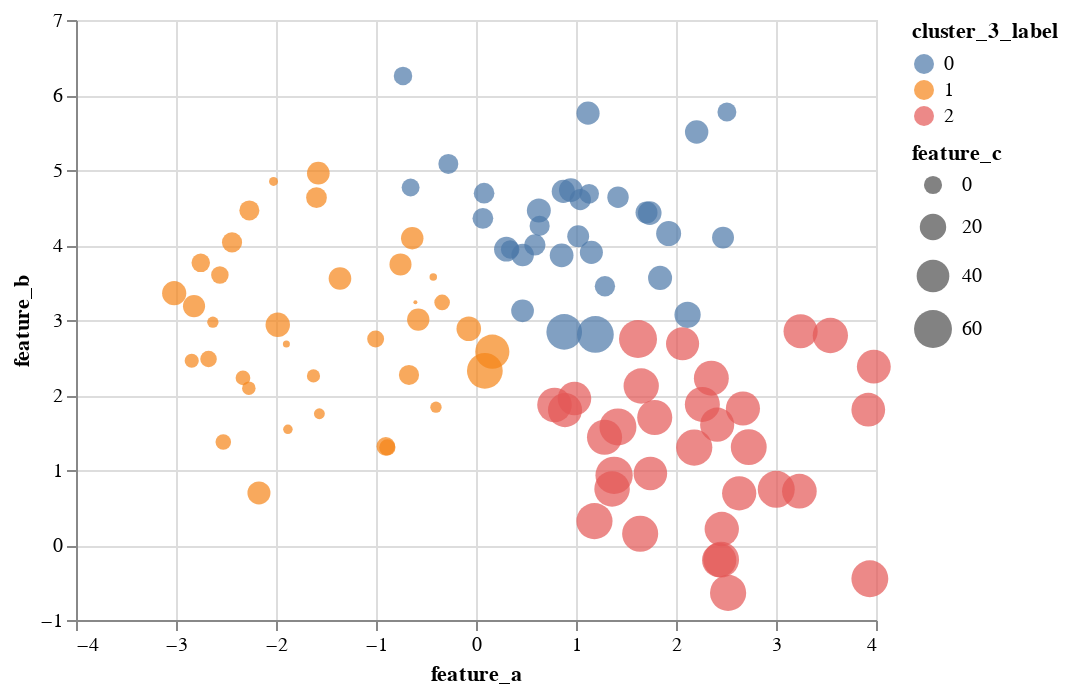

Notebook cell for this chart:
### Code cell
# Looks like feature_c is a determining factor in cluster membership, let's combine these:

alt.Chart(data).mark_circle().encode(
    x='feature_a',
    y='feature_b',
    color='cluster_3_label:N',
    size='feature_c'
)

### Figure 1 — Vega-Lite specification as saved in the notebook (floating-point values rounded to 4 significant figures)
{"config": {"view": {"continuousWidth": 400, "continuousHeight": 300}}, "data": {"name": "data-f8f5c1dab589384a2470c63277bb1946"}, "mark": "circle", "encoding": {"color": {"type": "nominal", "field": "cluster_3_label"}, "size": {"type": "quantitative", "field": "feature_c"}, "x": {"type": "quantitative", "field": "feature_a"}, "y": {"type": "quantitative", "field": "feature_b"}}, "$schema": "https://vega.github.io/schema/vega-lite/v4.8.1.json", "datasets": {"data-f8f5c1dab589384a2470c63277bb1946": [{"feature_a": 2.632, "feature_b": 0.6894, "feature_c": 45.57, "cluster_3_label": 2, "cluster_4_label": 0}, {"feature_a": 0.0808, "feature_b": 4.691, "feature_c": 5.274, "cluster_3_label": 0, "cluster_4_label": 1}, {"feature_a": 3.003, "feature_b": 0.7427, "feature_c": 56.15, "cluster_3_label": 2, "cluster_4_label": 0}, {"feature_a": -0.6376, "feature_b": 4.091, "feature_c": 9.54, "cluster_3_label": 1, "cluster_4_label": 1}, {"feature_a": -0.07228, "feature_b": 2.884, "feature_c": 14.9, "cluster_3_label": 1, "cluster_4_label": 1}, {"feature_a": 0.6284, "feature_b": 4.46, "feature_c": 13.23, "cluster_3_label": 0, "cluster_4_label": 2}, {"feature_a": -2.674, "feature_b": 2.48, "feature_c": -2.954, "cluster_3_label": 1, "cluster_4_label": 3}, {"feature_a": -0.5775, "feature_b": 3.005, "feature_c": 9.183, "cluster_3_label": 1, "cluster_4_label": 1}, {"feature_a": 2.728, "feature_b": 1.305, "feature_c": 51.86, "cluster_3_label": 2, "cluster_4_label": 0}, {"feature_a": 0.3419, "feature_b": 3.941, "feature_c": 0.8631, "cluster_3_label": 0, "cluster_4_label": 2}, {"feature_a": 1.705, "feature_b": 4.433, "feature_c": 8.382, "cluster_3_label": 0, "cluster_4_label": 2}, {"feature_a": 2.207, "feature_b": 5.506, "feature_c": 11.83, "cluster_3_label": 0, "cluster_4_label": 2}, {"feature_a": 2.521, "feature_b": -0.6386, "feature_c": 52.9, "cluster_3_label": 2, "cluster_4_label": 0}, {"feature_a": 2.509, "feature_b": 5.773, "feature_c": 1.585, "cluster_3_label": 0, "cluster_4_label": 2}, {"feature_a": -2.272, "feature_b": 2.091, "feature_c": -7.918, "cluster_3_label": 1, "cluster_4_label": 3}, {"feature_a": 3.923, "feature_b": 1.804, "feature_c": 43.81, "cluster_3_label": 2, "cluster_4_label": 0}, {"feature_a": -1.625, "feature_b": 2.254, "feature_c": -8.337, "cluster_3_label": 1, "cluster_4_label": 3}, {"feature_a": 0.1631, "feature_b": 2.578, "feature_c": 45.26, "cluster_3_label": 1, "cluster_4_label": 1}, {"feature_a": -1.595, "feature_b": 4.631, "feature_c": 5.496, "cluster_3_label": 1, "cluster_4_label": 1}, {"feature_a": -2.631, "feature_b": 2.97, "feature_c": -10.94, "cluster_3_label": 1, "cluster_4_label": 3}, {"feature_a": -2.171, "feature_b": 0.6945, "feature_c": 10.87, "cluster_3_label": 1, "cluster_4_label": 3}, {"feature_a": -1.566, "feature_b": 1.75, "feature_c": -11.37, "cluster_3_label": 1, "cluster_4_label": 3}, {"feature_a": -0.8868, "feature_b": 1.301, "feature_c": -3.439, "cluster_3_label": 1, "cluster_4_label": 3}, {"feature_a": 0.08848, "feature_b": 2.323, "feature_c": 51.41, "cluster_3_label": 1, "cluster_4_label": 1}, {"feature_a": 0.9845, "feature_b": 1.952, "feature_c": 43.06, "cluster_3_label": 2, "cluster_4_label": 0}, {"feature_a": 2.182, "feature_b": 1.3, "feature_c": 53.21, "cluster_3_label": 2, "cluster_4_label": 0}, {"feature_a": 1.285, "feature_b": 1.437, "feature_c": 48.93, "cluster_3_label": 2, "cluster_4_label": 0}, {"feature_a": 0.8901, "feature_b": 1.798, "feature_c": 44.99, "cluster_3_label": 2, "cluster_4_label": 0}, {"feature_a": -1.896, "feature_b": 2.679, "feature_c": -15.13, "cluster_3_label": 1, "cluster_4_label": 3}, {"feature_a": -0.7551, "feature_b": 3.741, "feature_c": 8.441, "cluster_3_label": 1, "cluster_4_label": 1}, {"feature_a": 1.12, "feature_b": 5.758, "feature_c": 11.25, "cluster_3_label": 0, "cluster_4_label": 2}, {"feature_a": 3.544, "feature_b": 2.794, "feature_c": 49.57, "cluster_3_label": 2, "cluster_4_label": 0}, {"feature_a": 1.642, "feature_b": 0.1502, "feature_c": 52.53, "cluster_3_label": 2, "cluster_4_label": 0}, {"feature_a": 2.47, "feature_b": 4.099, "feature_c": 8.182, "cluster_3_label": 0, "cluster_4_label": 2}, {"feature_a": -1.982, "feature_b": 2.935, "feature_c": 14.61, "cluster_3_label": 1, "cluster_4_label": 3}, {"feature_a": 0.8562, "feature_b": 3.862, "feature_c": 12.71, "cluster_3_label": 0, "cluster_4_label": 2}, {"feature_a": 0.8731, "feature_b": 4.714, "feature_c": 11.24, "cluster_3_label": 0, "cluster_4_label": 2}, {"feature_a": 1.381, "feature_b": 0.9295, "feature_c": 57.52, "cluster_3_label": 2, "cluster_4_label": 0}, {"feature_a": 2.412, "feature_b": 1.604, "feature_c": 45.21, "cluster_3_label": 2, "cluster_4_label": 0}, {"feature_a": -2.266, "feature_b": 4.461, "feature_c": 3.985, "cluster_3_label": 1, "cluster_4_label": 1}, {"feature_a": -0.4003, "feature_b": 1.838, "feature_c": -10.83, "cluster_3_label": 1, "cluster_4_label": 3}, {"feature_a": 2.458, "feature_b": 0.2129, "feature_c": 46.05, "cluster_3_label": 2, "cluster_4_label": 0}, {"feature_a": 2.354, "feature_b": 2.224, "feature_c": 48.16, "cluster_3_label": 2, "cluster_4_label": 0}, {"feature_a": -0.73, "feature_b": 6.255, "feature_c": 0.708, "cluster_3_label": 0, "cluster_4_label": 1}, {"feature_a": 1.131, "feature_b": 4.682, "feature_c": 3.322, "cluster_3_label": 0, "cluster_4_label": 2}, {"feature_a": 0.4666, "feature_b": 3.866, "feature_c": 9.547, "cluster_3_label": 0, "cluster_4_label": 2}, {"feature_a": 1.184, "feature_b": 0.3188, "feature_c": 52.99, "cluster_3_label": 2, "cluster_4_label": 0}, {"feature_a": 1.361, "feature_b": 0.748, "feature_c": 50.44, "cluster_3_label": 2, "cluster_4_label": 0}, {"feature_a": -2.44, "feature_b": 4.035, "feature_c": 4.114, "cluster_3_label": 1, "cluster_4_label": 1}, {"feature_a": -1.004, "feature_b": 2.746, "feature_c": -2.283, "cluster_3_label": 1, "cluster_4_label": 3}, {"feature_a": 0.6363, "feature_b": 4.254, "feature_c": 4.241, "cluster_3_label": 0, "cluster_4_label": 2}, {"feature_a": 1.419, "feature_b": 1.574, "feature_c": 56.23, "cluster_3_label": 2, "cluster_4_label": 0}, {"feature_a": 0.06897, "feature_b": 4.356, "feature_c": 5.529, "cluster_3_label": 0, "cluster_4_label": 1}, {"feature_a": 2.264, "feature_b": 1.874, "feature_c": 48.6, "cluster_3_label": 2, "cluster_4_label": 0}, {"feature_a": -2.025, "feature_b": 4.847, "feature_c": -13.44, "cluster_3_label": 1, "cluster_4_label": 1}, {"feature_a": -0.6701, "feature_b": 2.267, "feature_c": 4.248, "cluster_3_label": 1, "cluster_4_label": 3}, {"feature_a": 3.234, "feature_b": 0.7177, "feature_c": 47.13, "cluster_3_label": 2, "cluster_4_label": 0}, {"feature_a": 2.066, "feature_b": 2.684, "feature_c": 41.65, "cluster_3_label": 2, "cluster_4_label": 0}, {"feature_a": 1.022, "feature_b": 4.117, "feature_c": 8.173, "cluster_3_label": 0, "cluster_4_label": 2}, {"feature_a": 3.938, "feature_b": -0.4501, "feature_c": 55.86, "cluster_3_label": 2, "cluster_4_label": 0}, {"feature_a": 0.7848, "feature_b": 1.867, "feature_c": 46.62, "cluster_3_label": 2, "cluster_4_label": 0}, {"feature_a": -2.82, "feature_b": 3.185, "feature_c": 8.625, "cluster_3_label": 1, "cluster_4_label": 3}, {"feature_a": -2.33, "feature_b": 2.228, "feature_c": -6.057, "cluster_3_label": 1, "cluster_4_label": 3}, {"feature_a": -1.36, "feature_b": 3.553, "feature_c": 9.836, "cluster_3_label": 1, "cluster_4_label": 1}, {"feature_a": -3.018, "feature_b": 3.357, "feature_c": 13.83, "cluster_3_label": 1, "cluster_4_label": 3}, {"feature_a": 1.652, "feature_b": 2.12, "feature_c": 49.74, "cluster_3_label": 2, "cluster_4_label": 0}, {"feature_a": 1.737, "feature_b": 4.425, "feature_c": 12.41, "cluster_3_label": 0, "cluster_4_label": 2}, {"feature_a": -2.527, "feature_b": 1.373, "feature_c": -4.764, "cluster_3_label": 1, "cluster_4_label": 3}, {"feature_a": 1.744, "feature_b": 0.9538, "feature_c": 43.29, "cluster_3_label": 2, "cluster_4_label": 0}, {"feature_a": 1.926, "feature_b": 4.152, "feature_c": 15.94, "cluster_3_label": 0, "cluster_4_label": 2}, {"feature_a": -0.606, "feature_b": 3.237, "feature_c": -16.93, "cluster_3_label": 1, "cluster_4_label": 1}, {"feature_a": 3.246, "feature_b": 2.849, "feature_c": 45.21, "cluster_3_label": 2, "cluster_4_label": 0}, {"feature_a": -1.577, "feature_b": 4.957, "feature_c": 10.0, "cluster_3_label": 1, "cluster_4_label": 1}, {"feature_a": 3.978, "feature_b": 2.378, "feature_c": 44.36, "cluster_3_label": 2, "cluster_4_label": 0}, {"feature_a": 1.194, "feature_b": 2.808, "feature_c": 55.08, "cluster_3_label": 0, "cluster_4_label": 2}, {"feature_a": 2.116, "feature_b": 3.069, "feature_c": 19.56, "cluster_3_label": 0, "cluster_4_label": 2}, {"feature_a": 1.154, "feature_b": 3.902, "feature_c": 11.0, "cluster_3_label": 0, "cluster_4_label": 2}, {"feature_a": 0.3038, "feature_b": 3.944, "feature_c": 15.0, "cluster_3_label": 0, "cluster_4_label": 2}, {"feature_a": -1.881, "feature_b": 1.543, "feature_c": -12.89, "cluster_3_label": 1, "cluster_4_label": 3}, {"feature_a": 2.432, "feature_b": -0.2017, "feature_c": 45.61, "cluster_3_label": 2, "cluster_4_label": 0}, {"feature_a": -0.2765, "feature_b": 5.081, "feature_c": 3.821, "cluster_3_label": 0, "cluster_4_label": 1}, {"feature_a": 1.043, "feature_b": 4.606, "feature_c": 6.753, "cluster_3_label": 0, "cluster_4_label": 2}, {"feature_a": 1.787, "feature_b": 1.7, "feature_c": 48.65, "cluster_3_label": 2, "cluster_4_label": 0}, {"feature_a": -0.6539, "feature_b": 4.767, "feature_c": -0.4182, "cluster_3_label": 0, "cluster_4_label": 1}, {"feature_a": 0.8821, "feature_b": 2.841, "feature_c": 50.82, "cluster_3_label": 0, "cluster_4_label": 2}, {"feature_a": 1.42, "feature_b": 4.637, "feature_c": 6.998, "cluster_3_label": 0, "cluster_4_label": 2}, {"feature_a": 0.9481, "feature_b": 4.732, "feature_c": 12.38, "cluster_3_label": 0, "cluster_4_label": 2}, {"feature_a": 0.4655, "feature_b": 3.123, "feature_c": 10.18, "cluster_3_label": 0, "cluster_4_label": 2}, {"feature_a": 2.669, "feature_b": 1.82, "feature_c": 45.33, "cluster_3_label": 2, "cluster_4_label": 0}, {"feature_a": 0.5889, "feature_b": 4.001, "feature_c": 6.511, "cluster_3_label": 0, "cluster_4_label": 2}, {"feature_a": 1.62, "feature_b": 2.747, "feature_c": 60.3, "cluster_3_label": 2, "cluster_4_label": 2}, {"feature_a": 2.451, "feature_b": -0.1954, "feature_c": 51.64, "cluster_3_label": 2, "cluster_4_label": 0}, {"feature_a": -0.4272, "feature_b": 3.573, "feature_c": -14.76, "cluster_3_label": 1, "cluster_4_label": 1}, {"feature_a": -2.561, "feature_b": 3.599, "feature_c": -1.196, "cluster_3_label": 1, "cluster_4_label": 3}, {"feature_a": -2.843, "feature_b": 2.456, "feature_c": -7.006, "cluster_3_label": 1, "cluster_4_label": 3}, {"feature_a": -0.3389, "feature_b": 3.235, "feature_c": -4.664, "cluster_3_label": 1, "cluster_4_label": 1}, {"feature_a": 1.289, "feature_b": 3.45, "feature_c": 4.589, "cluster_3_label": 0, "cluster_4_label": 2}, {"feature_a": 1.841, "feature_b": 3.562, "feature_c": 13.47, "cluster_3_label": 0, "cluster_4_label": 2}, {"feature_a": -0.9017, "feature_b": 1.316, "feature_c": 1.005, "cluster_3_label": 1, "cluster_4_label": 3}, {"feature_a": -2.752, "feature_b": 3.762, "feature_c": 0.7559, "cluster_3_label": 1, "cluster_4_label": 3}]}}
